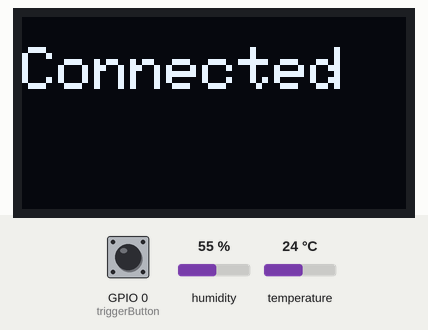
Recording of a sketch running on a simulated ESP32. Shown: 128×64 one-colour display. Inputs (shaded band) come from the test bench; at power-on: humidity 55 %, temperature 24 °C, GPIO 0 (triggerButton) HIGH. WiFi joins after 1.5 s; servers stay silent unless stated; the local clock reads 2024-03-15 10:24:30 at power-on unless the sketch sets it; what the sketch prints to the serial monitor is not drawn. At 25.8 s the program restarts the board; the recording ends there.

Above: at 1.6 s.
At 5.2 s:
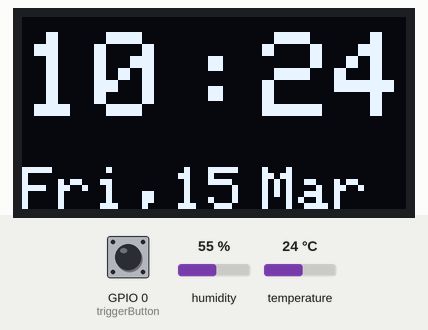
5.3 s: humidity set to 22 %
At 10.0 s:
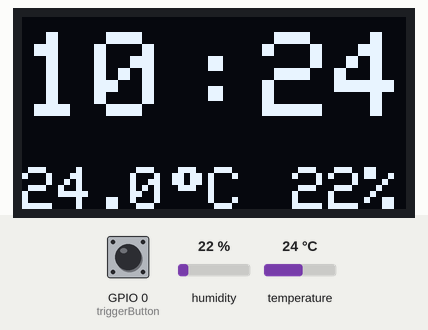
11.9 s: temperature set to 12 °C
At 18.2 s:
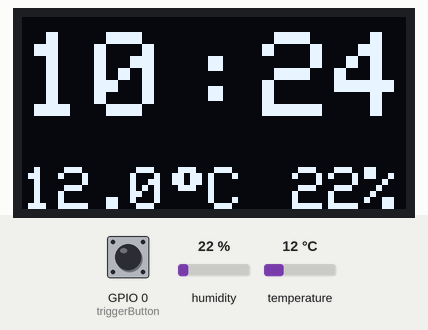
18.5 s: humidity set to 40 %
25.1 s: GPIO 0 (triggerButton) pulled LOW for 2.45 s
Timing chart, 0 to 25.8 s (numbered marks = the images above; inputs shaded):
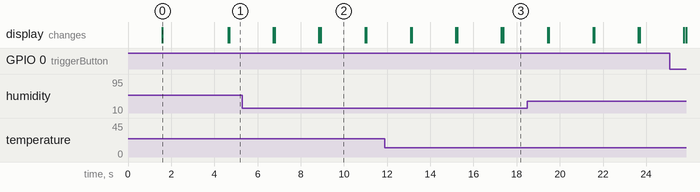

Measured:
- what the display in image 0 shows lasts 3.0 s, from 1.6 s to 4.6 s
- what the display in image 2 shows lasts 2.1 s, from 8.9 s to 11.0 s

The sketch:

internetclock_esp32.ino
```cpp
//reference sites:
//https://cplusplus.com/reference/ctime/strftime/
//https://randomnerdtutorials.com/esp32-date-time-ntp-client-server-arduino/
//#include <WiFi.h>
#include "time.h"
#include<WiFiManager.h>


#include <SPI.h>
#include <Wire.h>
#include <Adafruit_GFX.h>
#include <Adafruit_SSD1306.h>
#include "DHT.h"

#define triggerButton 0
#define DHTPIN 17
#define DHTTYPE DHT11   // DHT 11

#define SCREEN_WIDTH 128 // OLED display width, in pixels
#define SCREEN_HEIGHT 64 // OLED display height, in pixels

#define OLED_RESET     -1 // Reset pin # (or -1 if sharing Arduino reset pin)
#define SCREEN_ADDRESS 0x3C ///< See datasheet for Address; 0x3D for 128x64, 0x3C for 128x32
Adafruit_SSD1306 display(SCREEN_WIDTH, SCREEN_HEIGHT, &Wire, OLED_RESET);

//const char* ssid       = "PiServe_Corp";
//const char* password   = "tech121login*";

const char* ntpServer = "pool.ntp.org";
const long  gmtOffset_sec = 19800;
const int   daylightOffset_sec = 0;

char timeHour[3];
char timeMinute[4];
char dayName[10];
char weekDay[10];
char monthName[10];
unsigned long  previousMillis1, previousMillis2, previousMillis3;
DHT dht(DHTPIN, DHTTYPE);
float t, h;
WiFiManager wm;

void setup()
{
  pinMode(triggerButton, INPUT);
  dht.begin();
  Serial.begin(115200);
  if (!display.begin(SSD1306_SWITCHCAPVCC, 0x3C))
  { // Address 0x3D for 128x64
    Serial.println(F("SSD1306 allocation failed"));
    for (;;);
  }
  display.clearDisplay();
  display.setTextColor(WHITE);
  display.setCursor(0, 10);
  display.setTextSize(2);
  display.print("Hey!");
  display.setCursor(0, 30);
  display.setTextSize(2);
  display.print("Connect me");
  display.display();

  //connect to WiFi
  //  Serial.printf("Connecting to %s ", ssid);
  //  WiFi.begin(ssid, password);
  //  while (WiFi.status() != WL_CONNECTED) {
  //    delay(500);
  //    Serial.print(".");
  //  }
  //  Serial.println(" CONNECTED");
  //reset settings - for testing

  bool res;
  res = wm.autoConnect("AutoConnectAP", "password"); // password protected ap

  if (!res)
  {
    Serial.println("Failed to connect");
  }
  else
  {
    Serial.println("Connected");
    display.clearDisplay();
    display.setTextColor(WHITE);
    display.setCursor(0, 10);
    display.setTextSize(2);
    display.print("Connected");
    display.display();
    delay(1000);
  }
  //init and get the time
  configTime(gmtOffset_sec, daylightOffset_sec, ntpServer);
  printLocalTime();

  //disconnect WiFi as it's no longer needed
  WiFi.disconnect(true);
  WiFi.mode(WIFI_OFF);


}

void printLocalTime()
{
  struct tm timeinfo;
  if (!getLocalTime(&timeinfo)) {
    Serial.println("Failed to obtain time");
    return;
  }
  //Serial.println(&timeinfo, "%A, %B %d %Y %H:%M:%S");
  strftime(timeHour, 3, "%H", &timeinfo);
  //Serial.print(timeHour);
  strftime(timeMinute, 4, "%M", &timeinfo);
  //Serial.print(timeMinute);
  //Serial.println(" ");
  strftime(monthName, 5, "%b", &timeinfo);
  //Serial.print(monthName);
  //Serial.println(" ");
  strftime(dayName, 5, "%a,", &timeinfo);
  //Serial.println(dayName);
  strftime(weekDay, 3, "%d", &timeinfo);
  //Serial.println(weekDay);

}
void twoDotblink()
{

  unsigned long currentMillis1 = millis();
  if ((currentMillis1 - previousMillis1) >= 1000)
  {
    previousMillis1 = currentMillis1;
    display.setCursor(52, 3);
    display.setTextSize(5);
    display.print(":");
    display.display();


  }
  unsigned long currentMillis2 = millis();
  if ((currentMillis2 - previousMillis2) >= 2000)
  {
    previousMillis2 = currentMillis2;
    display.setCursor(52, 3);
    display.setTextSize(5);
    display.print(" ");
    display.display();


  }


}


void oled_display()
{
  display.clearDisplay();

  display.setTextColor(WHITE);
  display.setCursor(0, 5);
  display.setTextSize(4);
  display.print(timeHour);

  display.setCursor(80, 5);
  display.setTextSize(4);
  display.print(timeMinute);


  display.setCursor(0, 50);
  display.setTextSize(2);
  display.print(dayName);
  display.setCursor(50, 50);
  display.setTextSize(2);
  display.print(weekDay);
  display.setCursor(80, 50);
  display.setTextSize(2);
  display.print(monthName);
  display.display();

  unsigned long currentMillis3 = millis();
  if (currentMillis3 - previousMillis3 >= 8000)
  {
    previousMillis3 = currentMillis3;
    display.fillRect(0, 50, 150, 20, BLACK);
    display.display();

    display.setTextColor(WHITE);
    display.setCursor(0, 50);
    display.setTextSize(2);
    display.print(t, 1);
    display.setCursor(50, 50);
    display.print(char(247));
    display.print("C");
    display.setTextColor(WHITE);
    display.setCursor(90, 50);
    display.setTextSize(2);
    display.print(h, 0);
    display.print("%");
    display.display();
  }
}
void tempHumidmeasure()
{
  delay(2000);
  h = dht.readHumidity();
  t = dht.readTemperature();
  if (isnan(h) || isnan(t))
  {
    Serial.println(F("Failed to read from DHT sensor!"));
    return;
  }
  Serial.println(t);
  Serial.println(h);
}

void buttonSense()
{
  if (digitalRead(triggerButton) == LOW)
  {
    wm.resetSettings();
    ESP.restart();
  }
}

void loop()
{
  buttonSense();
  tempHumidmeasure();
  printLocalTime();
  oled_display();
  twoDotblink();
}
```
